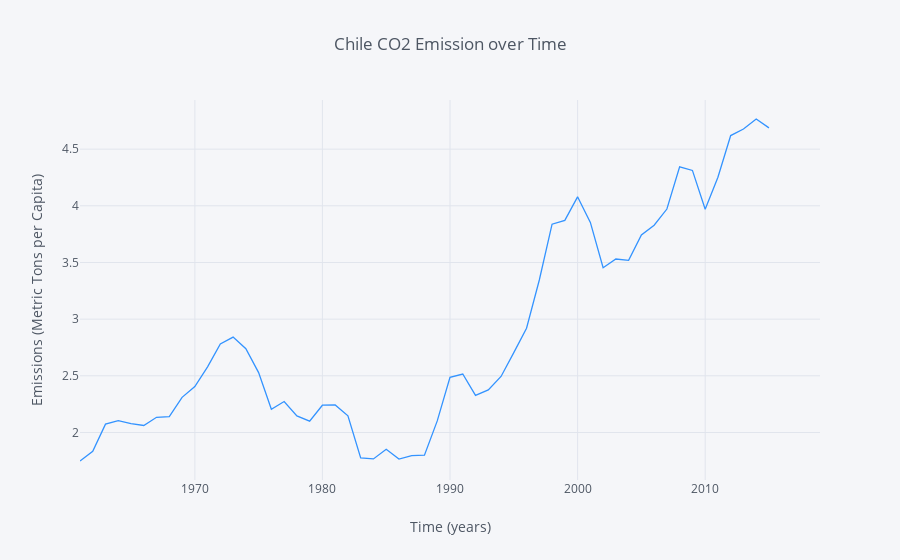

The notebook cell saved with this chart:
### Markdown cell above
## Emisiones promedio en Chile de CO2 (Toneladas/per capita) por año desde 1960 a 2014

### Code cell
e_chile.iplot(kind='line', xTitle='Time (years)', color='#3393FF',
                  yTitle='Emissions (Metric Tons per Capita)', title='Chile CO2 Emission over Time')

### Figure 1 — Plotly figure (JSON) as saved in the notebook; plotly's stock layout.template omitted (floating-point values rounded to 4 significant figures)
{"data": [{"line": {"color": "rgba(51, 147, 255, 1.0)", "dash": "solid", "shape": "linear", "width": 1.3}, "mode": "lines", "name": "Chile CO2 Emissions per Capita", "text": "", "type": "scatter", "uid": "5074dbba-2433-49a9-9829-600ffa1c7a87", "x": ["1960-12-31", "1961-12-31", "1962-12-31", "1963-12-31", "1964-12-31", "1965-12-31", "1966-12-31", "1967-12-31", "1968-12-31", "1969-12-31", "1970-12-31", "1971-12-31", "1972-12-31", "1973-12-31", "1974-12-31", "1975-12-31", "1976-12-31", "1977-12-31", "1978-12-31", "1979-12-31", "1980-12-31", "1981-12-31", "1982-12-31", "1983-12-31", "1984-12-31", "1985-12-31", "1986-12-31", "1987-12-31", "1988-12-31", "1989-12-31", "1990-12-31", "1991-12-31", "1992-12-31", "1993-12-31", "1994-12-31", "1995-12-31", "1996-12-31", "1997-12-31", "1998-12-31", "1999-12-31", "2000-12-31", "2001-12-31", "2002-12-31", "2003-12-31", "2004-12-31", "2005-12-31", "2006-12-31", "2007-12-31", "2008-12-31", "2009-12-31", "2010-12-31", "2011-12-31", "2012-12-31", "2013-12-31", "2014-12-31", "2015-12-31", "2016-12-31", "2017-12-31", "2018-12-31"], "y": [1.748, 1.834, 2.073, 2.104, 2.079, 2.062, 2.134, 2.141, 2.31, 2.405, 2.579, 2.78, 2.841, 2.739, 2.528, 2.205, 2.273, 2.146, 2.099, 2.24, 2.243, 2.147, 1.775, 1.766, 1.852, 1.765, 1.796, 1.8, 2.102, 2.486, 2.516, 2.328, 2.375, 2.494, 2.704, 2.92, 3.345, 3.838, 3.872, 4.079, 3.853, 3.454, 3.531, 3.519, 3.742, 3.828, 3.972, 4.344, 4.312, 3.97, 4.252, 4.62, 4.678, 4.766, 4.687, "", "", "", ""]}], "layout": {"legend": {"bgcolor": "#F5F6F9", "font": {"color": "#4D5663"}}, "paper_bgcolor": "#F5F6F9", "plot_bgcolor": "#F5F6F9", "title": {"font": {"color": "#4D5663"}, "text": "Chile CO2 Emission over Time"}, "xaxis": {"gridcolor": "#E1E5ED", "showgrid": true, "tickfont": {"color": "#4D5663"}, "title": {"font": {"color": "#4D5663"}, "text": "Time (years)"}, "zerolinecolor": "#E1E5ED"}, "yaxis": {"gridcolor": "#E1E5ED", "showgrid": true, "tickfont": {"color": "#4D5663"}, "title": {"font": {"color": "#4D5663"}, "text": "Emissions (Metric Tons per Capita)"}, "zerolinecolor": "#E1E5ED"}}}
